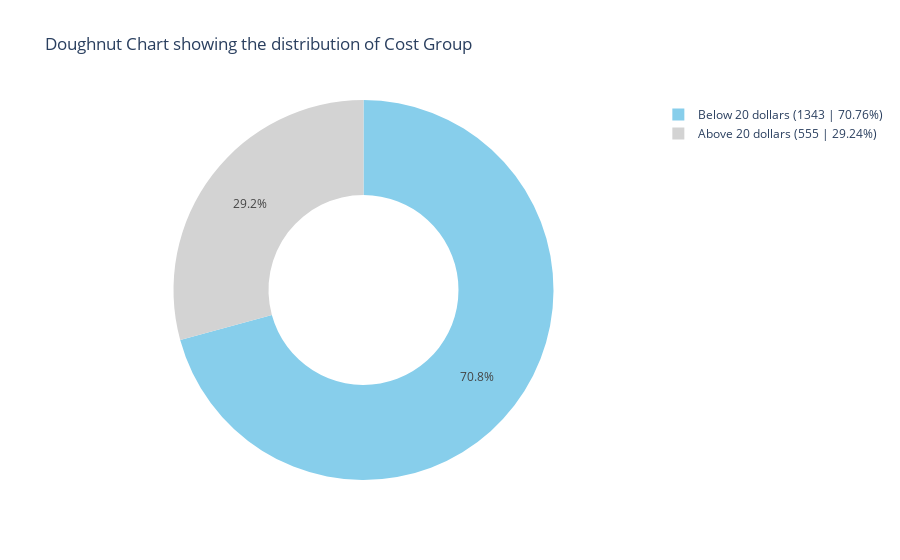

The notebook cell this image was saved under:
### Code cell
# to plot a pie chart to check the percentage of orders that cost more than 20 dollars
plot_doughnut_chart(df, 'Cost Group', 'showing the distribution of Cost Group')

### Figure 1 — Plotly figure (JSON) as saved in the notebook; plotly's stock layout.template omitted (floating-point values rounded to 4 significant figures)
{"data": [{"hole": 0.5, "labels": ["Below 20 dollars (1343 | 70.76%)", "Above 20 dollars (555 | 29.24%)"], "marker": {"colors": ["skyblue", "lightgray"]}, "type": "pie", "values": [1343, 555]}], "layout": {"title": {"text": "Doughnut Chart showing the distribution of Cost Group"}}}
